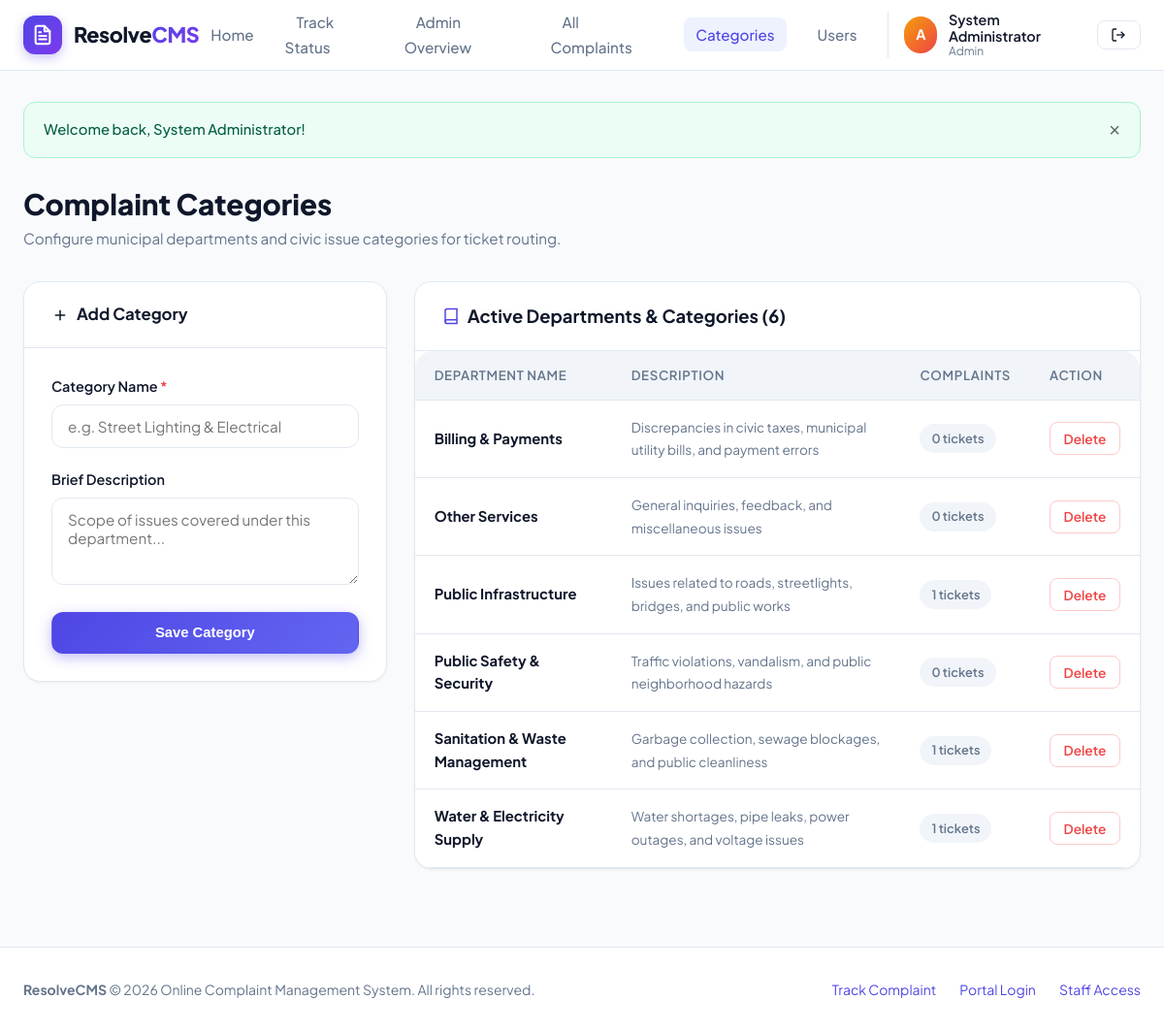
Screenshot of /admin/categories.php (signed in) with the database file from the repository.
### tables this page shows
CREATE TABLE `categories` (
  `id` INT AUTO_INCREMENT PRIMARY KEY,
  `name` VARCHAR(100) NOT NULL,
  `description` VARCHAR(255) DEFAULT NULL,
  `created_at` TIMESTAMP DEFAULT CURRENT_TIMESTAMP
);

### admin/categories.php (the view, shortened to what this page needs)
<?php
require_once __DIR__ . '/../config/db.php';
$db = getDB();
$categories = $db->query("SELECT cat.*, COUNT(c.id) as complaint_count
    FROM categories cat
    LEFT JOIN complaints c ON cat.id = c.category_id
    GROUP BY cat.id
    ORDER BY cat.name ASC")->fetchAll();
require_once __DIR__ . '/../includes/header.php';
?>
<div style="display: flex; justify-content: space-between; align-items: center; margin-bottom: 2rem; flex-wrap: wrap; gap: 1rem;">
    <div>
        <h1 style="font-size: 1.85rem; font-weight: 800; color: var(--text-main);">Complaint Categories</h1>
        <p style="color: var(--text-muted); font-size: 0.95rem;">Configure municipal departments and civic issue categories for ticket routing.</p>
    </div>
</div>
<div style="display: grid; grid-template-columns: 1fr 2fr; gap: 1.75rem; align-items: start;">
    <div class="card">
        <div class="card-header">
            <div class="card-title" style="font-size: 1.05rem;">
                <svg width="18" height="18" viewBox="0 0 24 24" fill="none" stroke="currentColor" stroke-width="2">
                    <line x1="12" y1="5" x2="12" y2="19"></line>
                    <line x1="5" y1="12" x2="19" y2="12"></line>
                </svg>
                Add Category
            </div>
        </div>
        <div class="card-body">
            <form action="<?= BASE_URL ?>admin/categories.php" method="POST">
                <div class="form-group">
                    <label for="name" class="form-label">Category Name <span class="required">*</span></label>
                    <input type="text" name="name" id="name" class="form-control" placeholder="e.g. Street Lighting & Electrical" required>
                </div>
                <div class="form-group">
                    <label for="description" class="form-label">Brief Description</label>
                    <textarea name="description" id="description" class="form-control" placeholder="Scope of issues covered under this department..." style="min-height: 90px;"></textarea>
                </div>
                <button type="submit" class="btn btn-primary btn-block">
                    Save Category
                </button>
            </form>
        </div>
    </div>
    <div class="card">
        <div class="card-header">
            <div class="card-title">
                <svg width="18" height="18" viewBox="0 0 24 24" fill="none" stroke="var(--primary)" stroke-width="2">
                    <path d="M4 19.5A2.5 2.5 0 0 1 6.5 17H20"></path>
                    <path d="M6.5 2H20v20H6.5A2.5 2.5 0 0 1 4 19.5v-15A2.5 2.5 0 0 1 6.5 2z"></path>
                </svg>
                Active Departments & Categories (<?= count($categories) ?>)
            </div>
        </div>
        <div class="card-body" style="padding: 0;">
            <div class="table-responsive">
                <table class="table">
                    <thead>
                        <tr>
                            <th>Department Name</th>
                            <th>Description</th>
                            <th>Complaints</th>
                            <th>Action</th>
                        </tr>
                    </thead>
                    <tbody>
                        <?php foreach ($categories as $cat): ?>
                            <tr>
                                <td>
                                    <strong><?= htmlspecialchars($cat['name']) ?></strong>
                                </td>
                                <td>
                                    <span style="color: var(--text-muted); font-size: 0.85rem;">
                                        <?= htmlspecialchars($cat['description'] ?: 'None') ?>
                                    </span>
                                </td>
                                <td>
                                    <span class="status-badge badge-neutral">
                                        <?= (int)$cat['complaint_count'] ?> tickets
                                    </span>
                                </td>
                                <td>
                                    <a href="<?= BASE_URL ?>admin/categories.php?delete=<?= $cat['id'] ?>" class="btn btn-secondary btn-sm" style="color: var(--danger); border-color: #fecaca;" onclick="return confirm('Are you sure you want to remove this category?');">
                                        Delete
                                    </a>
                                </td>
                            </tr>
                        <?php endforeach; ?>
                    </tbody>
                </table>
            </div>
        </div>
    </div>
</div>
<?php require_once __DIR__ . '/../includes/footer.php'; ?>

### assets/css/style.css (style rules this page uses)
:root { --primary: #4f46e5; --primary-hover: #4338ca; --primary-light: #eef2ff; --primary-glow: rgba(79, 70, 229, 0.15); --secondary: #0ea5e9; --secondary-light: #f0f9ff; --success: #10b981; --success-light: #ecfdf5; --warning: #f59e0b; --warning-light: #fffbeb; --danger: #ef4444; --danger-light: #fef2f2; --info: #3b82f6; --info-light: #eff6ff; --bg-main: #f8fafc; --bg-card: #ffffff; --bg-card-hover: #fafafa; --text-main: #0f172a; --text-muted: #64748b; --text-light: #94a3b8; --border-subtle: #e2e8f0; --border-focus: #818cf8; --shadow-sm: 0 1px 3px rgba(15, 23, 42, 0.05); --shadow-md: 0 4px 6px -1px rgba(15, 23, 42, 0.08), 0 2px 4px -2px rgba(15, 23, 42, 0.05); --shadow-lg: 0 10px 15px -3px rgba(15, 23, 42, 0.08), 0 4px 6px -4px rgba(15, 23, 42, 0.05); --shadow-xl: 0 20px 25px -5px rgba(15, 23, 42, 0.1), 0 8px 10px -6px rgba(15, 23, 42, 0.04); --radius-sm: 8px; --radius-md: 12px; --radius-lg: 18px; --radius-full: 9999px; --transition: all 0.25s cubic-bezier(0.4, 0, 0.2, 1); }
*, *::before, *::after { box-sizing: border-box; margin: 0; padding: 0; }
body { font-family: 'Plus Jakarta Sans', -apple-system, BlinkMacSystemFont, "Segoe UI", Roboto, sans-serif; background-color: var(--bg-main); color: var(--text-main); line-height: 1.6; min-height: 100vh; display: flex; flex-direction: column; -webkit-font-smoothing: antialiased; }
a { color: var(--primary); text-decoration: none; transition: var(--transition); }
.btn { display: inline-flex; align-items: center; justify-content: center; gap: 0.5rem; font-weight: 600; font-size: 0.925rem; padding: 0.65rem 1.25rem; border-radius: var(--radius-md); border: 1px solid transparent; cursor: pointer; transition: var(--transition); text-decoration: none; line-height: 1.4; white-space: nowrap; }
.btn-primary { background: linear-gradient(135deg, var(--primary) 0%, #6366f1 100%); color: #ffffff; box-shadow: 0 4px 14px rgba(79, 70, 229, 0.35); }
.btn-secondary { background: #ffffff; color: var(--text-main); border-color: var(--border-subtle); }
.btn-sm { padding: 0.4rem 0.85rem; font-size: 0.85rem; border-radius: var(--radius-sm); }
.btn-block { width: 100%; }
.card { background: var(--bg-card); border: 1px solid var(--border-subtle); border-radius: var(--radius-lg); box-shadow: var(--shadow-sm); margin-bottom: 2rem; overflow: hidden; }
.card-header { padding: 1.25rem 1.75rem; border-bottom: 1px solid var(--border-subtle); display: flex; align-items: center; justify-content: space-between; background: #fff; flex-wrap: wrap; gap: 1rem; }
.card-title { font-size: 1.15rem; font-weight: 700; color: var(--text-main); display: flex; align-items: center; gap: 0.5rem; }
.card-body { padding: 1.75rem; }
.form-group { margin-bottom: 1.35rem; }
.form-label { display: block; font-weight: 600; font-size: 0.9rem; color: var(--text-main); margin-bottom: 0.4rem; }
.form-label .required { color: var(--danger); }
.form-control { width: 100%; padding: 0.75rem 1rem; font-size: 0.95rem; font-family: inherit; color: var(--text-main); background-color: #fff; border: 1.5px solid var(--border-subtle); border-radius: var(--radius-md); outline: none; transition: var(--transition); }
textarea.form-control { min-height: 120px; resize: vertical; }
.table-responsive { overflow-x: auto; border-radius: var(--radius-lg); }
.table { width: 100%; border-collapse: collapse; text-align: left; font-size: 0.925rem; }
.table th { background: #f1f5f9; color: var(--text-muted); font-weight: 600; font-size: 0.825rem; text-transform: uppercase; letter-spacing: 0.05em; padding: 0.9rem 1.25rem; border-bottom: 1px solid var(--border-subtle); }
.table td { padding: 1rem 1.25rem; border-bottom: 1px solid var(--border-subtle); vertical-align: middle; }
.status-badge { display: inline-flex; align-items: center; gap: 0.4rem; padding: 0.3rem 0.75rem; border-radius: var(--radius-full); font-size: 0.8rem; font-weight: 600; white-space: nowrap; }
.badge-neutral { background: #f1f5f9; color: var(--text-muted); }

### rows the page displays
categories: name "Billing & Payments", description "Discrepancies in civic taxes, municipal utility bills, and payment errors", complaint_count "0"
categories: name "Other Services", description "General inquiries, feedback, and miscellaneous issues", complaint_count "0"
categories: name "Public Infrastructure", description "Issues related to roads, streetlights, bridges, and public works", complaint_count "1"
categories: name "Public Safety & Security", description "Traffic violations, vandalism, and public neighborhood hazards", complaint_count "0"
categories: name "Sanitation & Waste Management", description "Garbage collection, sewage blockages, and public cleanliness", complaint_count "1"
categories: name "Water & Electricity Supply", description "Water shortages, pipe leaks, power outages, and voltage issues", complaint_count "1"

### other values shown
$user['name'] "System Administrator"
$flash['message'] "Welcome back, System Administrator!"
count($categories) "6"
